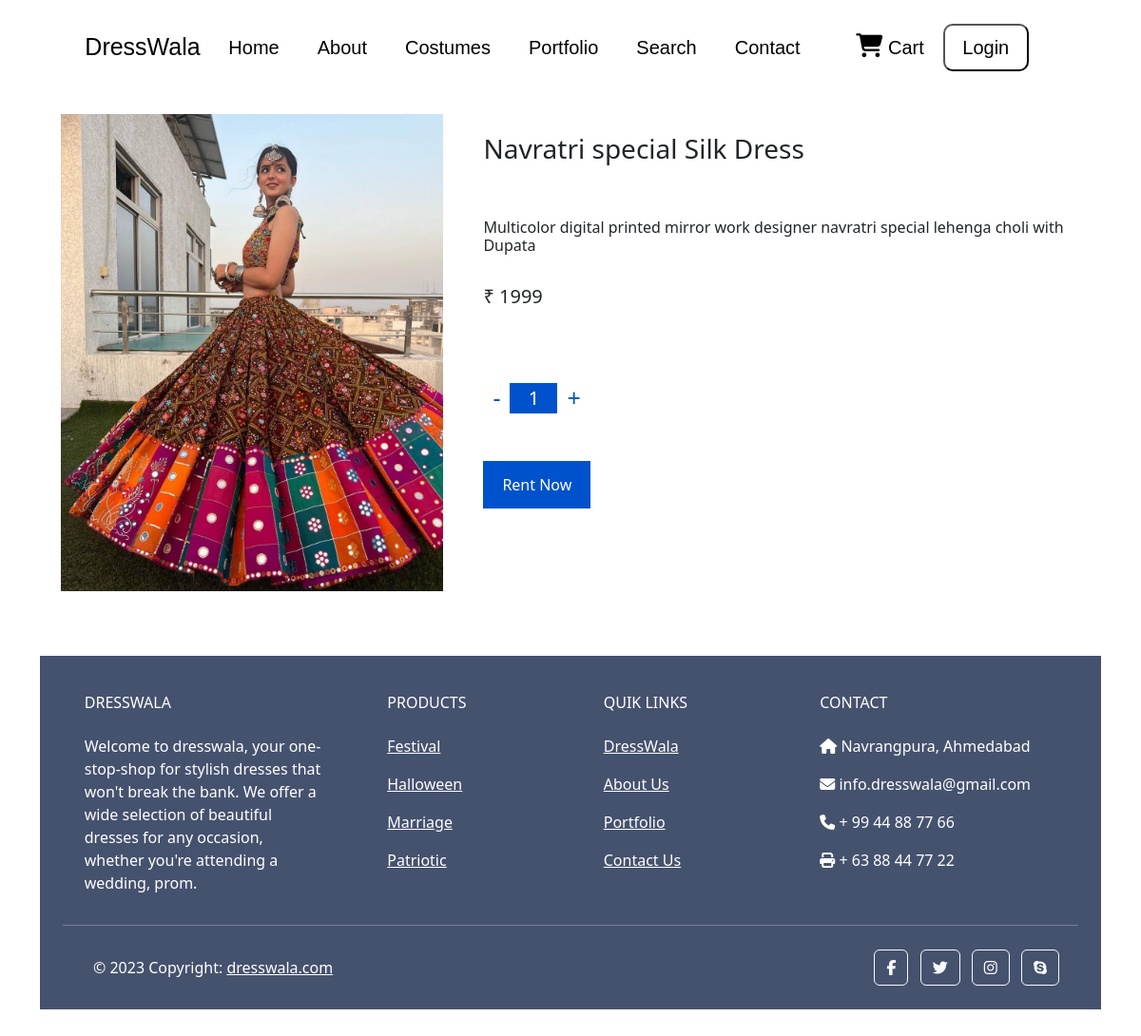
Page /product/1 on the committed database.
### Mainpage/models.py (models this page shows, shortened)
class ProductData(models.Model):
    product_id = models.AutoField
    product_name = models.TextField(max_length=200,default="")
    product_price = models.IntegerField(default=0)
    product_img = models.ImageField(upload_to="products")
    product_desc = models.TextField(max_length=6000,default="")
    product_cat = models.TextField(max_length=100,default="")

### Mainpage/views.py (the view)
# urls.py: path('product/<id>',views.MyProduct,name="MyProduct"),
def MyProduct(request,id):
    products = ProductData.objects.filter(id = id).all()
    return render(request,"Mainpage/product.html",{"products":products})

### Mainpage/templates/Mainpage/product.html (shortened to what this page needs)
{% extends 'Mainpage/basic.html' %}
{% load static %}
    {% block body %}
    <div class="main">
        {% for i in products %}
        <div class="container">
            <div class="part1">
                <img src="/media/{{i.product_img}}" alt="">
            </div>
            <div class="part2">
                <div class="heading">
                    <h3>{{i.product_name}}</h3>
                </div><br><br>
                <div class="disc">
                    <h6>{{i.product_desc}}</h6><br>
                    <h5>₹ {{i.product_price}}</h5>
                </div><br><br>
                <div class="counter">
                    <span class="down" onClick='decreaseCount(event, this)'>-</span>
                    <input type="text" value="1">
                    <span class="up" onClick='increaseCount(event, this)'>+</span>
                </div><br><br>
                <div class="rent-btn">
                    <form action="/Mycart/" method="post">{% csrf_token %}
                        <button type="submit" id="rent-btn">Rent Now</button>
                    </form>
                </div>
            </div>
        </div>
        {% endfor %}
    </div>
    {% endblock %}

### Mainpage/templates/Mainpage/product.html (style rules this page uses)
.main { margin-top: 100px; padding: 20px; }
body { -ms-overflow-style: none; scrollbar-width: none; overflow: hidden; overflow-y: scroll; }
.main .container { display: flex; flex-wrap: wrap; }
.main .container .part1 { height: auto; width: 40%; display: flex; justify-content: center; align-items: center; }
.main .container .part1 img { height: auto; width: 90%; }
.main .container .part2 { height: auto; width: 60%; padding: 20px; }
.main .container .part2 .rent-btn button { height: 50px; background-color: #0052cc; border: none; padding-left: 20px; padding-right: 20px; color: white; }
.counter { display: flex; align-items: center; margin-top: 20px; }
.counter input { width: 50px; border: 0; line-height: 30px; font-size: 20px; text-align: center; background: #0052cc; color: #fff; appearance: none; outline: 0; }
.counter span { display: block; font-size: 25px; padding: 0 10px; cursor: pointer; color: #0052cc; user-select: none; }

### rows in the picture
ProductData: product_img (picture), product_name "Navratri special Silk Dress", product_desc "Multicolor digital printed mirror work designer navratri special lehenga choli with Dupata", product_price "1999"
